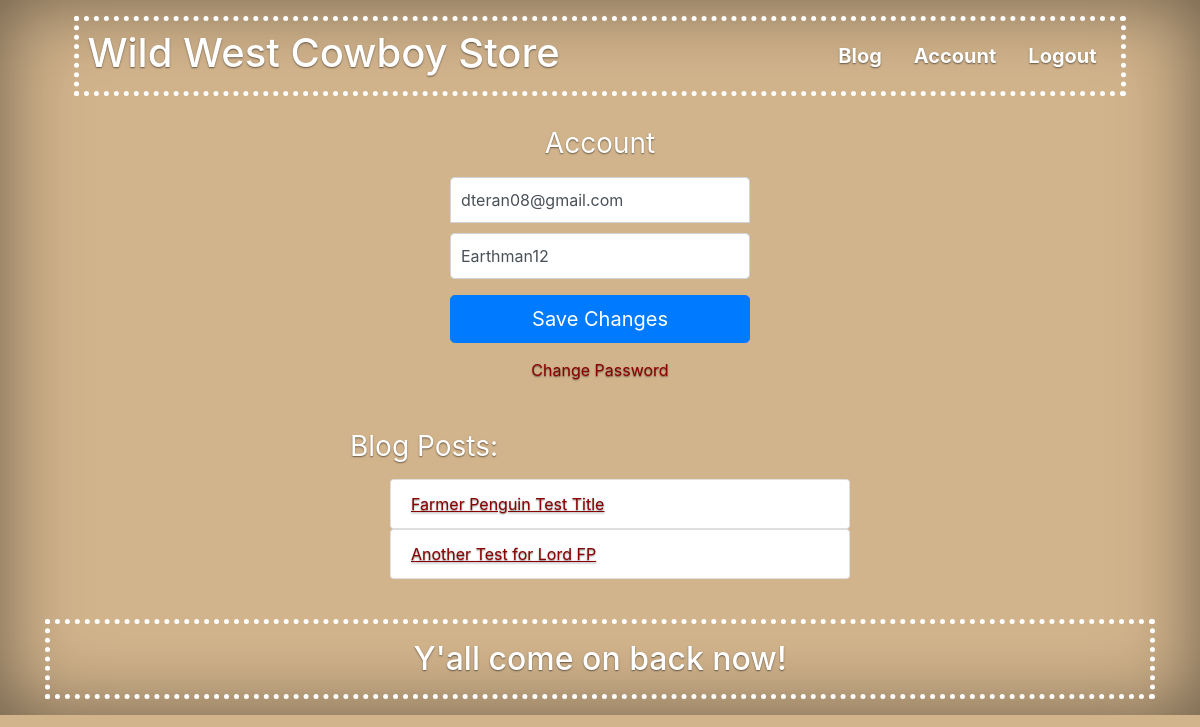
The page /account/ (signed in) on the database as committed earlier.
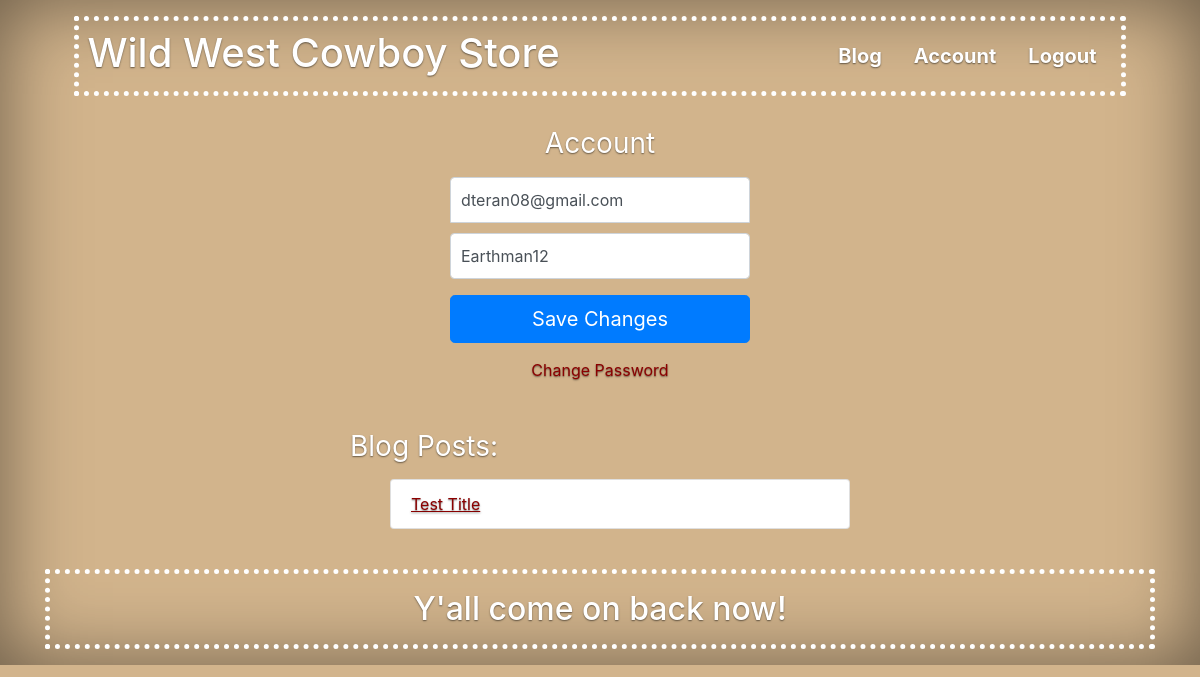
The same page on the database as committed later.
### account/models.py (models this page shows, shortened)
class Account(AbstractBaseUser):
    email = models.EmailField(verbose_name="email", max_length=70, unique=True)
    username = models.CharField(verbose_name="username", max_length=40, unique=True)
    first_name = models.CharField(verbose_name="first_name", max_length=30)
    last_name = models.CharField(verbose_name="last_name", max_length=30)
    date_joined = models.DateField(verbose_name="date_joined", auto_now_add=True)
    last_login = models.DateField(verbose_name="last_login", auto_now_add=True)
    is_admin = models.BooleanField(default=False)
    is_active = models.BooleanField(default=True)
    is_staff = models.BooleanField(default=False)
    is_superuser = models.BooleanField(default=False)
    USERNAME_FIELD = 'email'
    REQUIRED_FIELDS = ['username', 'first_name', 'last_name']
    objects = MyAccountManager()

### blog/models.py (models this page shows)
class BlogPost(models.Model):
    title = models.CharField(max_length = 60, null = False, blank = False) #null and false are False because it cant have a null or a blank title i.e. title is required
    body = models.TextField(max_length = 2500, null = False, blank = False)
    image = models.ImageField(upload_to = upload_location, null = False, blank = False)#This cant be used unless Pillow library is used
    date_published = models.DateTimeField(auto_now_add = True, verbose_name = "date published")#auto_now_add inserts a time stamp as soon as object is created
    date_updated = models.DateTimeField(auto_now = True, verbose_name = "date updated")#auto_now makes it so this time stamp only changes when the object changes/is updated
    author = models.ForeignKey(settings.AUTH_USER_MODEL, on_delete = models.CASCADE)#Use a foreign key relationship to tie this field to the 'account' table. 'on_delete' defines what happens if the blog post is deleted. models.CASCADE means delete anything that is associated with this blog post
    slug = models.SlugField(blank = True, unique = True)#A slug is a URL, can't be any other URL that has the same one so it has to be 'unique'
    def __str__(self):
        return self.title

### account/views.py (the view)
# urls.py: path('account/', account_view, name = "account"),
def account_view(request):
    if not request.user.is_authenticated:
        return redirect("login")
    context = {}
    if request.POST:
        form = AccountUpdateForm(request.POST, instance=request.user)
        if form.is_valid():
            form.initial = {
                "email" : request.POST['email'],
                "username" : request.POST['username'],
            }
            form.save()
            context['success_message'] = "You're updated Partner!"
    else:
        form = AccountUpdateForm(
            initial = {
                "email": request.user.email,
                "username": request.user.username,
            }
        )
    context['account_form'] = form
    blog_posts = BlogPost.objects.filter(author = request.user)
    context['blog_posts'] = blog_posts
    return render(request, 'account/account.html', context)

### account/forms.py (shortened to what this page needs)
class AccountUpdateForm(forms.ModelForm):
    class Meta:
        model= Account
        fields = ('email', 'username')

### account/templates/account/account.html (shortened to what this page needs)
{% extends 'base.html' %}
{% block content %}
<form class="form-signin" method = "POST">
    <h1 class="h3 mb-3 font-weight-normal">Account</h1>
    <input type="email" name = "email" id="inputEmail" class="form-control" placeholder="Email address" required autofocus value = "{{account_form.initial.email}}">
    <input type="text" name = "username" id="inputUsername" class="form-control" placeholder="Username" required value = "{{account_form.initial.username}}">
    <button class="btn btn-lg btn-primary btn-block" type="submit">Save Changes</button>
</form>
<div class = "d-flex flex-column">
    <a class = "m-auto" href = "{% url 'password_change' %}">Change Password</a>
</div>
<div class = "container mt-4 p-4">
    <div class = "row">
        <div class = "blog-posts">
            <h3 class = "mb-3 font-weight-normal">Blog Posts:</h3>
            {% if blog_posts %}
            <ul>
                {% for post in blog_posts %}
                    <a href = "{% url 'blog:detail' post.slug %}" style = "text-decoration: underline;">
                        <li class = "list-group-item">{{post}}</li>
                    </a>
                {% endfor %}
            </ul>
            {% else %}
            <p>You ain't got any blog posts partner! Go <a href = "{% url 'blog:create' %}">here</a> to create a post.</p>
            {% endif %}
        </div>
    </div>
</div>
{% endblock content %}

### templates/base.html (shortened to what this page needs)
<!DOCTYPE html>
<html>
    <head>
        {% include 'snippets/header.html' %}
    </head>
    <body>
        <div class = "main">
            {%  block content %}
            {% endblock content %}
        </div>
        {% include 'snippets/footer.html' %}
    </body>
</html>

### templates/snippets/header.html (shortened to what this page needs)
<link rel="stylesheet" href="https://stackpath.bootstrapcdn.com/bootstrap/4.3.1/css/bootstrap.min.css">
<div class="container-fluid p-3 mx-auto">
    <header class="masthead mb-auto">
        <div class = "cover-container">
            <h1>
                <a class = "masthead-brand float-left p-2" href = "{% url 'home' %}">Wild West Cowboy Store</a>
            </h1>
            <nav class="nav nav-masthead float-right d-flex flex-row p-2">
                {% if request.user.is_authenticated %}
                    <a class="nav-link px-3" href = "{% url 'blog:blog_home' %}">Blog</a>
                    <a class="nav-link px-3" href = "{% url 'account' %}">Account</a>
                    <a class="nav-link px-3" href = "{% url 'logout' %}">Logout</a>
                {% else %}
                    <a class="nav-link px-3" href = "{% url 'blog:blog_home' %}">Blog</a>
                    <a class="nav-link px-3" href = "{% url 'register' %}">Register</a>
                    <a class="nav-link px-3" href = "{% url 'login' %}">Login</a>
                {% endif %}
            </nav>
        </div>
    </header>
</div>

### templates/snippets/footer.html (shortened to what this page needs)
<div class = "container pb-3">
    <div class = "row justify-content-center footer pt-3">
        <h2>Y'all come on back now!</h2>
    </div>
</div>

### templates/snippets/header.html (style rules this page uses)
a { color: darkred; }
body { color: #fff; text-shadow: 0 .05rem .1rem rgba(0, 0, 0, .5); box-shadow: inset 0 0 5rem rgba(0, 0, 0, .5); }
.cover-container { margin: auto; min-height: 5rem; width: 90%; border: 5px dotted white; }
.masthead-brand { color: #fff; }
.nav-masthead .nav-link { padding: .25rem 0; font-size: 1.25rem; font-weight: 700; color: #fff; background-color: transparent; border-bottom: .25rem solid transparent; }

### templates/snippets/base_css.html (style rules this page uses)
body { background-color: tan; }

### account/templates/account/account.html (style rules this page uses)
.form-signin { width: 100%; max-width: 330px; padding: 15px; margin: auto; }
.form-signin .form-control { position: relative; box-sizing: border-box; height: auto; padding: 10px; font-size: 16px; }
.form-signin input[type="email"] { margin-bottom: 10px; border-bottom-right-radius: 0; border-bottom-left-radius: 0; }
.h3 { text-align: center; }
.blog-posts { max-width: 500px; width: 100%; margin: auto; }

### templates/snippets/footer.html (style rules this page uses)
.footer { margin: auto; min-height: 5rem; width: 100%; border: 5px dotted white; }

Rows that differ between the two databases and show on the page:
removed BlogPost: title "Farmer Penguin Test Title"
removed BlogPost: title "Another Test for Lord FP"
added BlogPost: title "Test Title"
